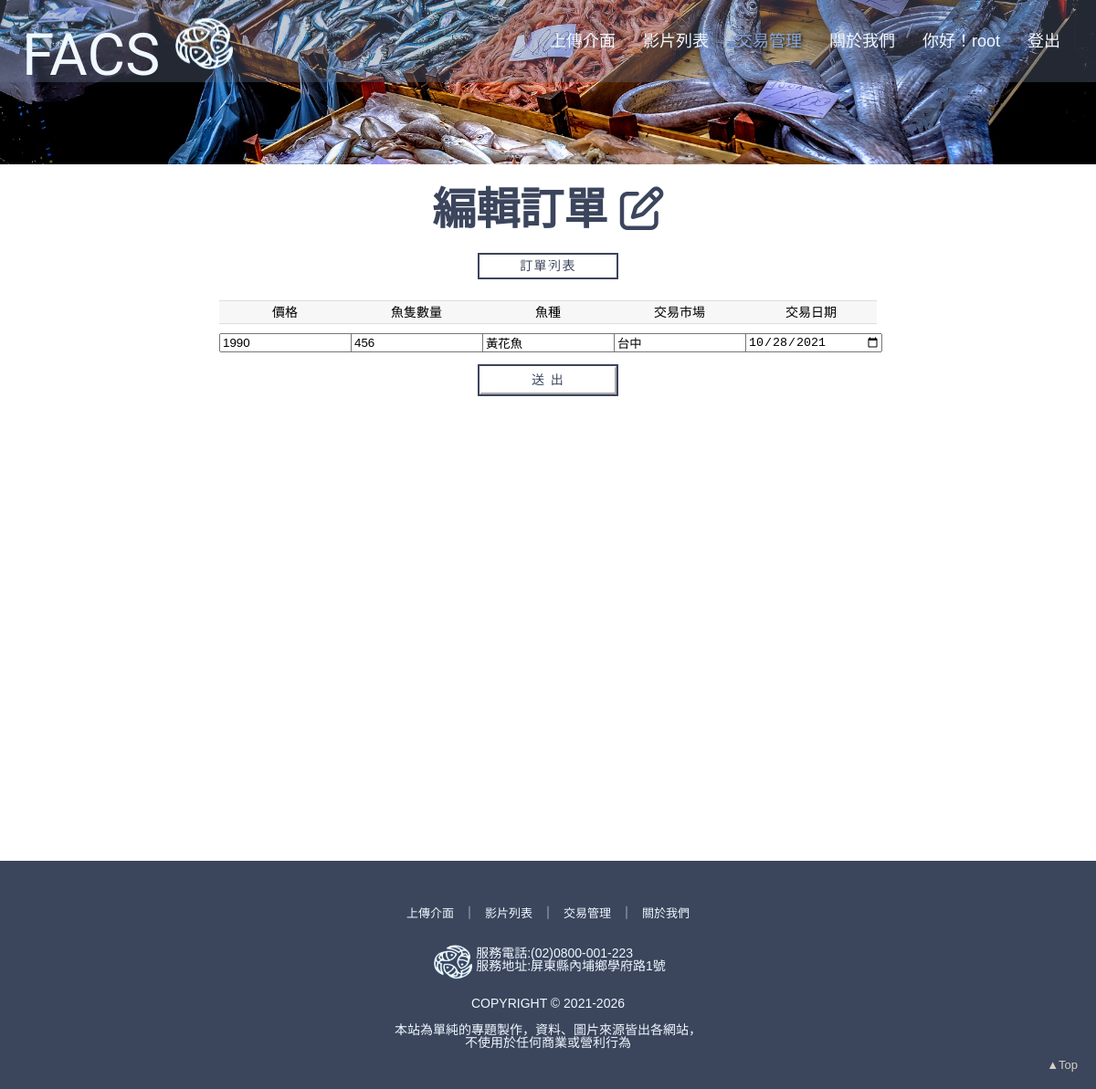
/orderdetail/4/ (signed in), run on the app's committed database.
### fish_app/models.py (models this page shows, shortened)
class Order(models.Model):
    price = models.IntegerField(blank=False, default=0) #價格
    quantity = models.IntegerField(blank=False, default=0) #數量
    place = models.CharField(max_length=20) #市場
    fish_species = models.CharField(max_length=10) #魚種
    date = models.DateField(blank=True)
    user = models.ForeignKey(User, on_delete=models.CASCADE, null=False)
    buyer = models.ForeignKey(Customer, on_delete=models.CASCADE, null=False)

### fish_app/views.py (the view)
# urls.py: path('orderdetail/<int:id>/', Order_detail, name='orderdetail'),
def Order_detail(request, id):
    if request.user.id != None:
        if request.method == 'POST':
            order = Order.objects.get(id=id)
            order_form = OrderForm(request.POST, instance=order)
            if order_form.is_valid():
                order_form.save()
                messages.success(request, ('訂單資料成功更新！'))
                return redirect('/orderdetail/'+str(id))
            else:
                messages.error(request, ('請注意錯誤！'))
        else:
            u = request.user
            order = Order.objects.get(id=id)
            customer = Customer.objects.all()
            customer = customer.filter(user=u)
            order_form = OrderForm(instance=order)
            return render(request, 'Order/order_detail.html', {'order_form': order_form, 'order': order, 'customers': customer})
    else:
        return redirect('/login/')

### fish_app/forms.py
class OrderForm(ModelForm):
	class Meta:
		model = Order
		fields = ('price', 'quantity', 'place','fish_species','date')
		price = forms.IntegerField(
	   		label="價錢",
	    	widget=forms.NumberInput(attrs={'class': 'form-control', 'style': 'width:50%;'})
		)
		quantity = forms.IntegerField(
	        label="數量",
	        widget=forms.NumberInput(attrs={'class': 'form-control', 'style': 'width:50%;'})
		)
		place = forms.CharField(
	        label="交易市場",
	        widget=forms.TextInput(attrs={'class': 'form-control', 'style': 'width:50%;'})
		)
		fish_species = forms.CharField(
	        label="魚種",
	        widget=forms.TextInput(attrs={'class': 'form-control', 'style': 'width:50%;'})
		)
		date = forms.DateField(
	        label="交易日期",
	        widget=forms.DateInput(attrs={'class': 'form-control', 'style': 'width:50%;',}),
		)

### templates/Order/order_detail.html (shortened to what this page needs)
{% load rest_framework %} {% load static %}
<!DOCTYPE html>
<html lang="en">
  <head>
    <link href="{% static "css/style05.css" %}" rel="stylesheet" type="text/css"
    />
  </head>
  <body>
    <div class="wrap">
      <div class="orderlist-head-bg6" id="top">
        <div class="nav">
          <div class="nav-left">
            <a href="/">
              <h2>FACS</h2>
              <img src="{% static 'logo.png' %}" alt="" />
            </a>
          </div>
          <ul class="menu">
            <li><a href="/upload">上傳介面</a></li>
            <li>
              <a href="/videos/">影片列表</a>
            </li>
            <li>
              <a href="/trade" class="in-menu">交易管理</a>
            </li>
            <li><a href="/about">關於我們</a></li>
            <li>
              <a href="/profile"
                ><span data-descr="查看資料">你好！{{ user.username }}</span></a
              >
            </li>
            <li><a href="{% url 'logout' %}">登出</a></li>
          </ul>
        </div>
        <div class="head"></div>
      </div>
      <div class="order-list-contain">
        <h2>編輯訂單 <i class="fa fa-pencil-square-o" aria-hidden="true"></i></h2>
        <div class="order-list-title">
          <div class="buttons">
            <div class="container">
              <a
                href="{% url 'orderlist' %}"
                class="btn effect04"
                data-sm-link-text="回 到 列 表"
                ><span>訂單列表</span></a
              >
            </div>
          </div>
        </div>
        <div class="order-table-contain">
          <form action="{% url 'orderdetail' id=order.id %}" method="POST" class="post-form" enctype="multipart/form-data">
          <ul class="order-push">
            <li>
              <h3>價格</h3>
              {{order_form.price}}
            </li>
            <li>
              <h3>魚隻數量</h3>
          {{order_form.quantity}}
            </li>
            <li>
              <h3>魚種</h3>
            {{order_form.fish_species}}
            </li>
            <li>
              <h3>交易市場</h3>
              {{order_form.place}}
            </li>
            <li>
              <h3>交易日期</h3>
              <input type="date" id="datefield" name="date" value="{{order_form.date.value|date:'c'}}">
            </li>
          </ul>
          <div class="order-list-title">
            <div class="buttons">
              <div class="container">
                <button
                  type="submit"
                  class="btn effect04 effect05"
                  data-sm-link-text="送 出"
                >
                  <span>送 出</span>
                </button> </form>
              </div>
            </div>
          </div>
      <div class="footer">
        <div class="footer-nav">
          <ul>
            <li><a href="/upload">上傳介面</a></li>
            ｜
            <li><a href="/videos">影片列表</a></li>
            ｜
            <li><a href="/trade">交易管理</a></li>
            ｜
            <li><a href="/about">關於我們</a></li>
          </ul>
        </div>
        <div class="num-ad">
          <img
            src="{% static 'logo.png' %}"
            width="50px"
            height="50px"
            alt=""
          />
          <div class="num-ad2">
            <p>服務電話:(02)0800-001-223</p>
            <p>服務地址:屏東縣內埔鄉學府路1號</p>
          </div>
        </div>
        <div class="copytight">
          <p>COPYRIGHT © 2021-2026</p>
          <p>
            本站為單純的專題製作，資料、圖片來源皆出各網站，<br />不使用於任何商業或營利行為
          </p>
        </div>
        <a href="#" class="top"><span>▲Top</span></a>
      </div>
  </body>
</html>

### data on the page
Order: price "1990", quantity "456", fish_species "黃花魚", place "台中", date "10/28/2021"

### other printed values
{{ user.username }} "root"
